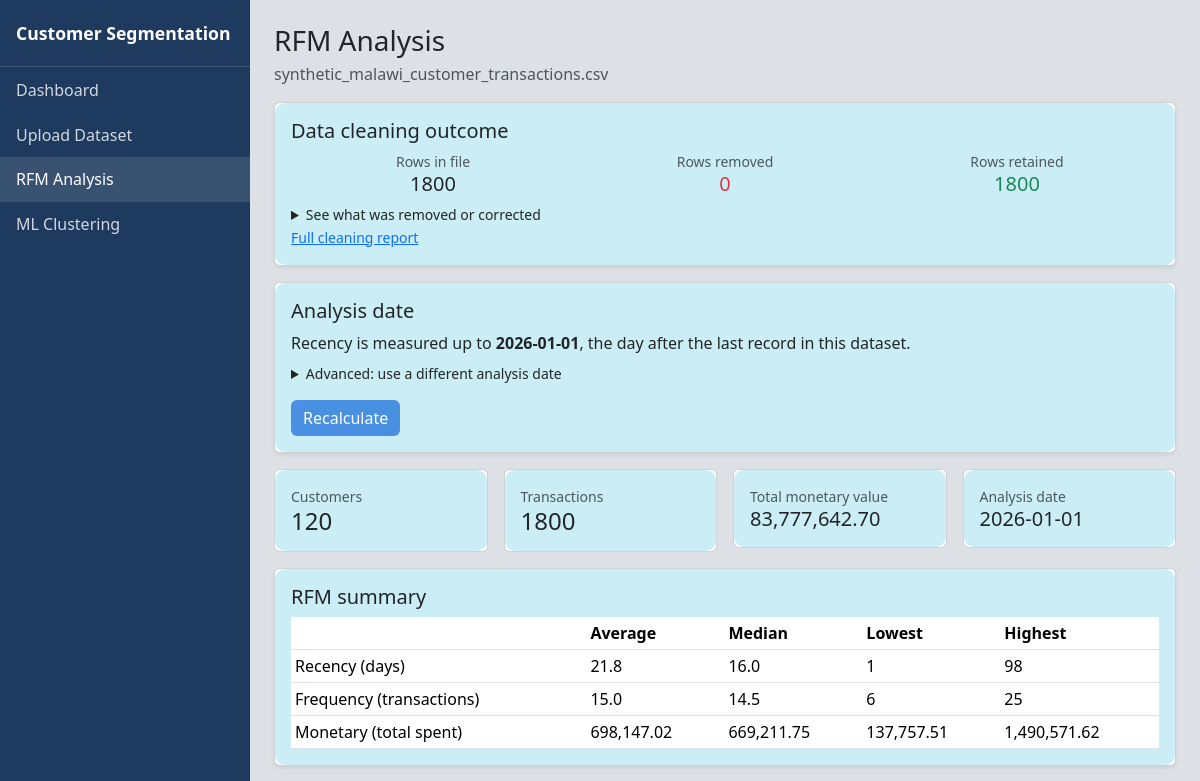
Before: /rfm/run/2 (signed in, upper part) with the older database file.
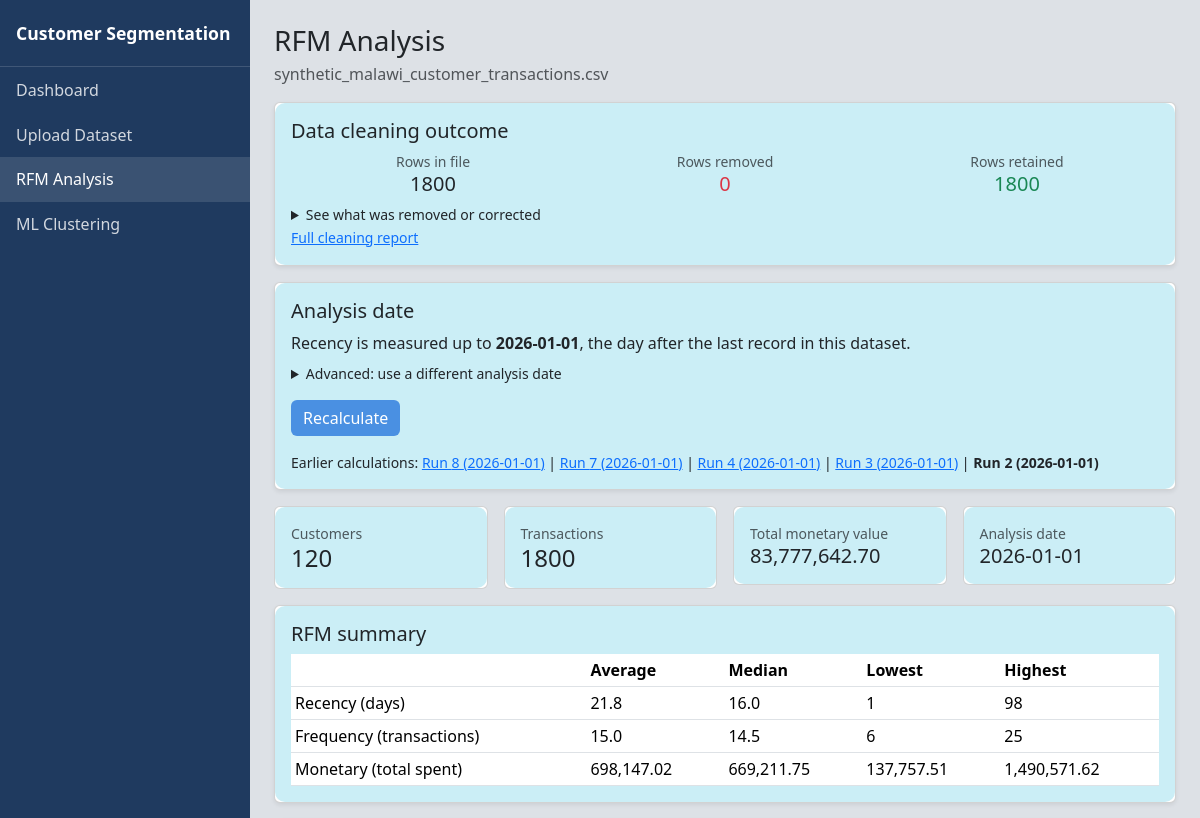
After: the same page with the newer database file.
### models/models.py (models this page shows)
class AnalysisRun(db.Model):
    __tablename__ = "analysis_runs"
    id = db.Column(db.Integer, primary_key=True)
    dataset_id = db.Column(db.Integer, db.ForeignKey("datasets.id"), nullable=False)
    reference_date = db.Column(db.Date, nullable=False)   # date Recency is measured from
    n_clusters = db.Column(db.Integer)                    # k chosen for K-Means (filled in Step 4)
    silhouette = db.Column(db.Float)                      # clustering quality score
    inertia = db.Column(db.Float)                         # K-Means inertia (used by the elbow method)
    created_at = db.Column(db.DateTime, default=_utcnow)
    segments = db.relationship("Segment", backref="run", lazy=True,
                               cascade="all, delete-orphan")
    rfm_results = db.relationship("RFMResult", backref="run", lazy=True,
                                  cascade="all, delete-orphan")

### routes/rfm.py (the view)
@rfm_bp.route("/run/<int:run_id>")
@login_required
def show_run(run_id):
    run = _get_owned_run(run_id)
    dataset = run.dataset
    sort = request.args.get("sort", "monetary")
    direction = request.args.get("dir", "desc")
    if sort not in SORT_COLUMNS:
        sort = "monetary"
    if direction not in ("asc", "desc"):
        direction = "desc"
    column = SORT_COLUMNS[sort]
    order = column.desc() if direction == "desc" else column.asc()
    statement = (select(RFMResult)
                 .where(RFMResult.run_id == run.id)
                 .options(joinedload(RFMResult.customer))   # loads Customer_ID in the same query
                 .order_by(order, RFMResult.id))
    pagination = db.paginate(statement, page=request.args.get("page", 1, type=int),
                             per_page=PAGE_SIZE, error_out=False)
    summary = RFMAnalysis().summarise(load_rfm_dataframe(run))
    runs = (AnalysisRun.query.filter_by(dataset_id=dataset.id)
            .order_by(AnalysisRun.id.desc()).all())
    return render_template("rfm.html", run=run, dataset=dataset, summary=summary,
                           pagination=pagination, sort=sort, direction=direction,
                           runs=runs, cleaning=_cleaning_summary(dataset),
                           removal_labels=REMOVAL_LABELS, period=_data_period(dataset))

### routes/rfm.py (called while the page is built)
def _get_owned_run(run_id):
    run = db.session.get(AnalysisRun, run_id)
    if run is None or run.dataset.user_id != current_user.id:
        abort(404)
    return run

def _cleaning_summary(dataset):
    return json.loads(dataset.cleaning_summary) if dataset.cleaning_summary else None

def _data_period(dataset):
    start, end = db.session.execute(
        select(func.min(Transaction.transaction_date), func.max(Transaction.transaction_date))
        .where(Transaction.dataset_id == dataset.id)
    ).one()
    if start is None or end is None:
        return None
    return {
        "start": start,
        "end": end,
        "days": (end - start).days + 1,
        "default_analysis_date": end + timedelta(days=1),
    }

def load_rfm_dataframe(run):
    columns = ["recency", "frequency", "monetary", "r_score", "f_score", "m_score"]
    rows = db.session.execute(
        select(RFMResult.recency, RFMResult.frequency, RFMResult.monetary,
               RFMResult.r_score, RFMResult.f_score, RFMResult.m_score)
        .where(RFMResult.run_id == run.id)
    ).all()
    return pd.DataFrame([tuple(row) for row in rows], columns=columns)

### templates/rfm.html (shortened to what the changed rows need)
{% extends "base.html" %}
{% block content %}
<h1 class="h3 mb-1">RFM Analysis</h1>
{% if cleaning %}
<div class="card shadow-sm mb-3">
  <div class="card-body">
    <h2 class="h5">Data cleaning outcome</h2>
  </div>
</div>
{% endif %}
<div class="card shadow-sm mb-3">
  <div class="card-body">
    <h2 class="h5">Analysis date</h2>
    {% if run %}
      <p class="mb-2">Recency is measured up to <strong>{{ run.reference_date }}</strong>,
        the day after the last record in this dataset.</p>
    {% else %}
      <div class="alert alert-warning py-2">The RFM analysis has not been calculated for this dataset yet.
        Click the button below to calculate it.</div>
    {% endif %}
    <form method="post" action="{{ url_for('rfm.run_analysis', dataset_id=dataset.id) }}">
      <details class="mb-3">
      </details>
      <button class="btn btn-primary" type="submit">
      </button>
    </form>
    {% if runs and runs|length > 1 %}
      <div class="small mt-3">Earlier calculations:
        {% for r in runs %}
          {% if run and r.id == run.id %}<strong>Run {{ r.id }} ({{ r.reference_date }})</strong>
          {% else %}<a href="{{ url_for('rfm.show_run', run_id=r.id) }}">Run {{ r.id }} ({{ r.reference_date }})</a>{% endif %}{% if not loop.last %} | {% endif %}
        {% endfor %}
      </div>
    {% endif %}
  </div>
</div>
{% if run %}
<div class="row g-3 mb-3">
  <div class="col-6 col-lg-3"><div class="card"><div class="card-body">
    <div class="text-muted small">Customers</div><div class="h4 mb-0">{{ summary.customers }}</div></div></div></div>
  <div class="col-6 col-lg-3"><div class="card"><div class="card-body">
    <div class="text-muted small">Transactions</div><div class="h4 mb-0">{{ summary.transactions }}</div></div></div></div>
  <div class="col-6 col-lg-3"><div class="card"><div class="card-body">
    <div class="text-muted small">Total monetary value</div><div class="h5 mb-0">{{ '{:,.2f}'.format(summary.total_monetary) }}</div></div></div></div>
  <div class="col-6 col-lg-3"><div class="card"><div class="card-body">
    <div class="text-muted small">Analysis date</div><div class="h5 mb-0">{{ run.reference_date }}</div></div></div></div>
</div>
<div class="card shadow-sm mb-3">
  <div class="card-body">
    <h2 class="h5">RFM summary</h2>
    <div class="table-responsive">
      <table class="table table-sm mb-0">
        <thead><tr><th></th><th>Average</th><th>Median</th><th>Lowest</th><th>Highest</th></tr></thead>
        <tbody>
          <tr><td>Recency (days)</td><td>{{ '{:,.1f}'.format(summary.recency.mean) }}</td><td>{{ '{:,.1f}'.format(summary.recency.median) }}</td><td>{{ '{:,.0f}'.format(summary.recency.min) }}</td><td>{{ '{:,.0f}'.format(summary.recency.max) }}</td></tr>
          <tr><td>Frequency (transactions)</td><td>{{ '{:,.1f}'.format(summary.frequency.mean) }}</td><td>{{ '{:,.1f}'.format(summary.frequency.median) }}</td><td>{{ '{:,.0f}'.format(summary.frequency.min) }}</td><td>{{ '{:,.0f}'.format(summary.frequency.max) }}</td></tr>
          <tr><td>Monetary (total spent)</td><td>{{ '{:,.2f}'.format(summary.monetary.mean) }}</td><td>{{ '{:,.2f}'.format(summary.monetary.median) }}</td><td>{{ '{:,.2f}'.format(summary.monetary.min) }}</td><td>{{ '{:,.2f}'.format(summary.monetary.max) }}</td></tr>
        </tbody>
      </table>
    </div>
  </div>
</div>
{% endif %}
{% endblock %}

Changed rows visible on the page:
now on one of the page's lists (row unchanged): AnalysisRun: id "2", reference_date "2026-01-01"
added AnalysisRun: id "8", reference_date "2026-01-01"
added AnalysisRun: id "7", reference_date "2026-01-01"
added AnalysisRun: id "4", reference_date "2026-01-01"
added AnalysisRun: id "3", reference_date "2026-01-01"
Other visible differences:
text now shown: "Earlier calculations:"
